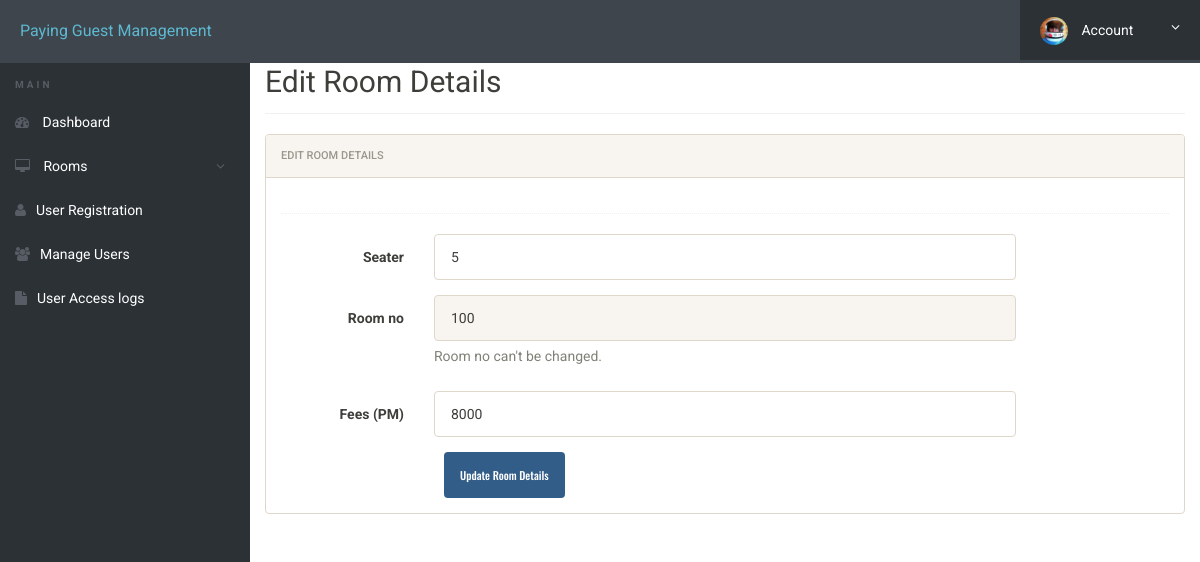
Screenshot of /edit-room.php?id=1 (signed in) with the database file from the repository.
### tables this page shows
CREATE TABLE IF NOT EXISTS `rooms` (
  `id` int(11) NOT NULL,
  `seater` int(11) NOT NULL,
  `room_no` int(11) NOT NULL,
  `fees` int(11) NOT NULL,
  `posting_date` timestamp NOT NULL DEFAULT CURRENT_TIMESTAMP
);

### edit-room.php (the view, shortened to what this page needs)
<?php
include('includes/config.php');
?>
<!doctype html>
<html lang="en" class="no-js">
<head>
	<link rel="stylesheet" href="css/font-awesome.min.css">
	<link rel="stylesheet" href="css/bootstrap.min.css">
	<link rel="stylesheet" href="css/dataTables.bootstrap.min.css">>
	<link rel="stylesheet" href="css/bootstrap-social.css">
	<link rel="stylesheet" href="css/bootstrap-select.css">
	<link rel="stylesheet" href="css/fileinput.min.css">
	<link rel="stylesheet" href="css/awesome-bootstrap-checkbox.css">
	<link rel="stylesheet" href="css/style.css">
</head>
<body>
	<?php include('includes/header.php');?>
	<div class="ts-main-content">
		<?php include('includes/sidebar.php');?>
		<div class="content-wrapper">
			<div class="container-fluid">
				<div class="row">
					<div class="col-md-12">
						<h2 class="page-title">Edit Room Details </h2>
						<div class="row">
							<div class="col-md-12">
								<div class="panel panel-default">
									<div class="panel-heading">Edit Room Details</div>
									<div class="panel-body">
										<form method="post" class="form-horizontal">
												<?php
												$id=$_GET['id'];
	$ret="select * from rooms where id=?";
		$stmt= $mysqli->prepare($ret) ;
	 $stmt->bind_param('i',$id);
	 $stmt->execute() ;
	 $res=$stmt->get_result();
	   while($row=$res->fetch_object())
	  {
	  	?>
						<div class="hr-dashed"></div>
						<div class="form-group">
						<label class="col-sm-2 control-label">Seater  </label>
					<div class="col-sm-8">
					<input type="text"  name="seater" value="<?php echo $row->seater;?>"  class="form-control"> </div>
					</div>
				 <div class="form-group">
				<label class="col-sm-2 control-label">Room no </label>
		<div class="col-sm-8">
	<input type="text" class="form-control" name="rmno" id="rmno" value="<?php echo $row->room_no;?>" disabled>
	<span class="help-block m-b-none">
													Room no can't be changed.</span>
						 </div>
						</div>
<div class="form-group">
									<label class="col-sm-2 control-label">Fees (PM) </label>
									<div class="col-sm-8">
									<input type="text" class="form-control" name="fees" value="<?php echo $row->fees;?>" >
												</div>
											</div>
<?php } ?>
												<div class="col-sm-8 col-sm-offset-2">
													<input class="btn btn-primary" type="submit" name="submit" value="Update Room Details ">
												</div>
											</div>
									</div>
								</div>
							</div>
							</div>
						</div>
					</div>
				</div>
			</div>
</body>
</html>

### css/style.css (style rules this page uses)
html { font-size: 14px; }
@media only screen and (min-width: 480px) { html { font-size: 17px; } }
@media only screen and (min-width: 768px) { html { font-size: 14px; } }
body { font-size: 1em; }
.btn { font-family: 'Oswald', sans-serif; }
.hr-dashed { background-color: transparent; border-top: 1px dotted #edf0f5; color: transparent; height: 1px; margin: 20px 0; }
.panel { overflow: hidden; }
.btn { text-transform: none; }
.page-title { padding-bottom: 15px; margin-bottom: 20px; border-bottom: 1px solid #f0f0f0; }
.ts-main-content .content-wrapper { padding-top: 15px; margin-top: 10px; }
@media only screen and (min-width: 992px) { .ts-main-content .content-wrapper { margin-left: 250px; } }

### rows the page displays
rooms: seater "5", rmno "100", fees "8000"
